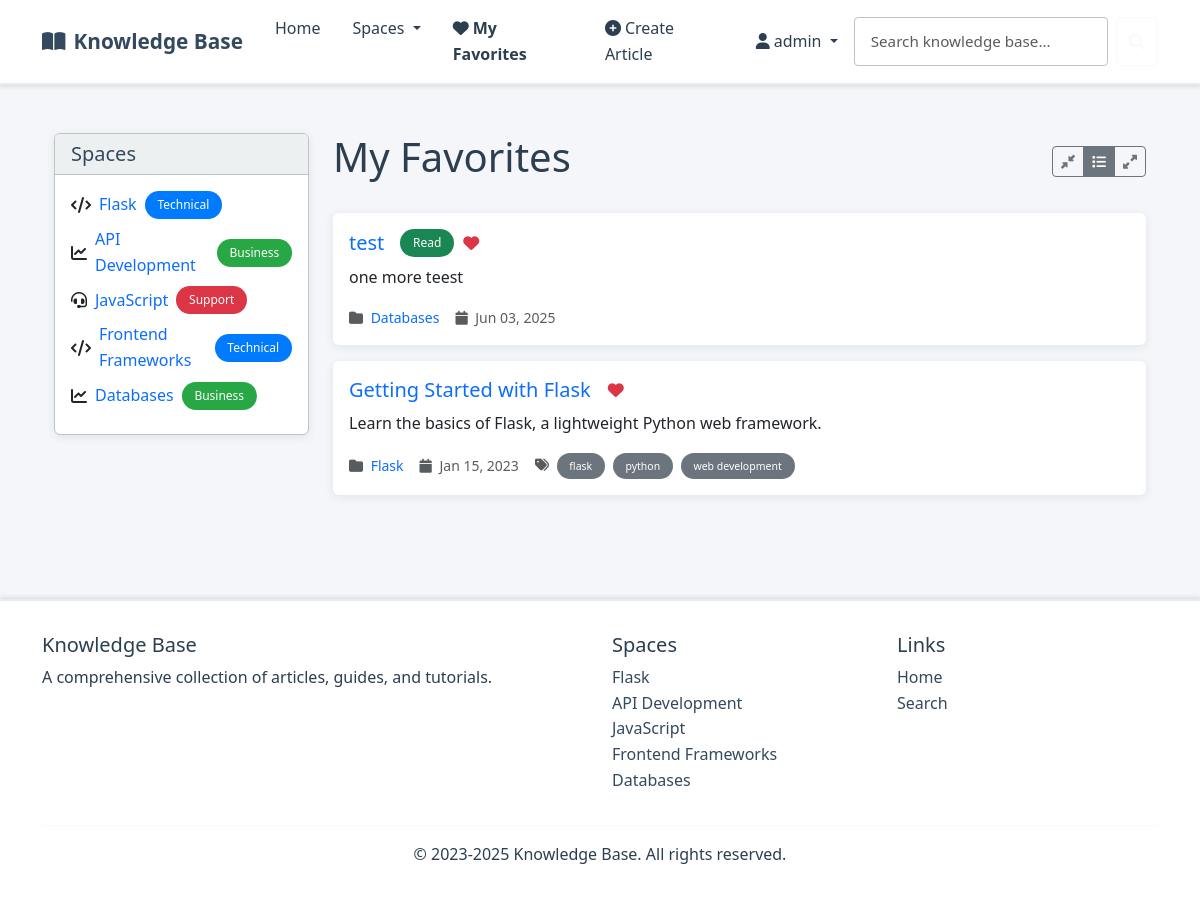
The app's page /my-favorites/ (signed in) with its own data.
### kb/models.py (models this page shows, shortened)
class Space(models.Model):
    ICON_CHOICES = [
        ('fas fa-folder', 'Folder'),
        ('fas fa-book', 'Book'),
        ('fas fa-lightbulb', 'Lightbulb'),
        ('fas fa-cog', 'Settings'),
        ('fas fa-rocket', 'Rocket'),
        ('fas fa-star', 'Star'),
        ('fas fa-heart', 'Heart'),
        ('fas fa-trophy', 'Trophy'),
        ('fas fa-graduation-cap', 'Education'),
        ('fas fa-code', 'Code'),
        ('fas fa-database', 'Database'),
        ('fas fa-shield-alt', 'Security'),
        ('fas fa-users', 'Team'),
        ('fas fa-chart-line', 'Analytics'),
        ('fas fa-puzzle-piece', 'Puzzle'),
        ('fas fa-tools', 'Tools'),
        ('fas fa-globe', 'Global'),
        ('fas fa-mobile-alt', 'Mobile'),
        ('fas fa-cloud', 'Cloud'),
        ('fas fa-fire', 'Fire'),
    ]
    name = models.CharField(max_length=100)
    description = models.TextField()
    label = models.ForeignKey(Label, on_delete=models.SET_NULL, null=True, blank=True, related_name='spaces')
    icon = models.CharField(max_length=50, choices=ICON_CHOICES, default='fas fa-folder')
    class Meta:
        verbose_name_plural = "Spaces"

class Label(models.Model):
    COLOR_CHOICES = [
        ('#007bff', 'Blue'),
        ('#28a745', 'Green'),
        ('#dc3545', 'Red'),
        ('#ffc107', 'Yellow'),
        ('#6f42c1', 'Purple'),
        ('#fd7e14', 'Orange'),
        ('#20c997', 'Teal'),
        ('#e83e8c', 'Pink'),
        ('#6c757d', 'Gray'),
        ('#17a2b8', 'Cyan'),
    ]
    name = models.CharField(max_length=50)
    color = models.CharField(max_length=7, choices=COLOR_CHOICES, default='#007bff')
    class Meta:
        verbose_name_plural = "Labels"

class Article(models.Model):
    title = models.CharField(max_length=200)
    summary = models.TextField()
    space = models.ForeignKey(Space, on_delete=models.CASCADE, related_name='articles')
    author = models.ForeignKey(User, on_delete=models.CASCADE, related_name='articles', null=True, blank=True)
    tags = models.JSONField(default=list)
    created_at = models.DateField(default=timezone.now)
    updated_at = models.DateField(default=timezone.now)
    def is_read_by_user(self, user):
        if not user.is_authenticated:
            return False
        return self.read_status.filter(user=user).exists()

### kb/views.py (the view)
# urls.py: path('my-favorites/', views.my_favorites, name='my_favorites'),
@login_required
def my_favorites(request):
    favorites = ArticleFavorite.objects.filter(user=request.user).select_related('article', 'article__space')
    articles = [favorite.article for favorite in favorites]
    for article in articles:
        article.is_favorited = True  # All articles in this view are favorited
        if request.user.is_authenticated:
            article.is_read = article.is_read_by_user(request.user)
    context = {
        'articles': articles,
        'title': 'My Favorites',
        'spaces': Space.objects.all(),
        'labels': Label.objects.all(),
    }
    return render(request, 'my_favorites.html', context)

### kb/context_processors.py (called while the page is built)
def categories_processor(request):
    return {
        'spaces': Space.objects.all()
    }

### templates/my_favorites.html (shortened to what this page needs)
{% extends 'layout.html' %}
{% block content %}
<div class="container mt-4">
    <div class="row">
        <div class="col-lg-3">
            <div class="card">
                <div class="card-header">
                    <h5 class="mb-0">Spaces</h5>
                </div>
                <div class="card-body">
                    {% for space in spaces %}
                    <div class="d-flex align-items-center mb-2">
                        {% if space.icon %}
                        <i class="{{ space.icon }} me-2"></i>
                        {% endif %}
                        <a href="{% url 'space_detail' space.id %}" class="text-decoration-none">
                            {{ space.name }}
                        </a>
                        {% if space.label %}
                        <span class="badge ms-2" style="background-color: {{ space.label.color }};">
                            {{ space.label.name }}
                        </span>
                        {% endif %}
                    </div>
                    {% endfor %}
                </div>
            </div>
        </div>
        <div class="col-lg-9">
            <div class="d-flex justify-content-between align-items-center mb-4">
                <h1>My Favorites</h1>
                <div class="d-flex gap-2 align-items-center">
                    <div class="btn-group" role="group" aria-label="View density">
                        <label class="btn btn-outline-secondary btn-sm" for="compact" title="Compact view">
                            <i class="fas fa-compress-alt"></i>
                        </label>
                        <label class="btn btn-outline-secondary btn-sm" for="comfortable" title="Comfortable view">
                            <i class="fas fa-list"></i>
                        </label>
                        <label class="btn btn-outline-secondary btn-sm" for="spacious" title="Spacious view">
                            <i class="fas fa-expand-alt"></i>
                        </label>
                    </div>
                </div>
            </div>
            {% if articles %}
            <div id="articles-container">
                {% for article in articles %}
                <div class="card mb-3 article-card" data-space="{{ article.space.id }}">
                    <div class="card-body">
                        <div class="d-flex justify-content-between align-items-start">
                            <div class="flex-grow-1">
                                <div class="d-flex align-items-center mb-2">
                                    <h5 class="card-title mb-0 me-3">
                                        <a href="{% url 'article_detail' article.id %}" class="text-decoration-none">
                                            {{ article.title }}
                                        </a>
                                    </h5>
                                    {% if user.is_authenticated and article.is_read %}
                                    <span class="badge bg-success me-2">Read</span>
                                    {% endif %}
                                    {% if user.is_authenticated %}
                                    <button class="btn btn-link p-0 favorite-btn"
                                            data-article-id="{{ article.id }}"
                                            data-favorited="true"
                                            title="Remove from favorites">
                                        <i class="fas fa-heart text-danger"></i>
                                    </button>
                                    {% endif %}
                                </div>
                                <p class="card-text article-summary">{{ article.summary }}</p>
                                <div class="d-flex align-items-center text-muted small article-meta">
                                    <span class="me-3">
                                        <i class="fas fa-folder me-1"></i>
                                        <a href="{% url 'space_detail' article.space.id %}" class="text-decoration-none">
                                            {{ article.space.name }}
                                        </a>
                                    </span>
                                    <span class="me-3">
                                        <i class="fas fa-calendar me-1"></i>
                                        {{ article.created_at|date:"M d, Y" }}
                                    </span>
                                    {% if article.tags %}
                                    <span>
                                        <i class="fas fa-tags me-1"></i>
                                        {% for tag in article.tags %}
                                            <span class="badge bg-secondary me-1">{{ tag }}</span>
                                        {% endfor %}
                                    </span>
                                    {% endif %}
                                </div>
                            </div>
                        </div>
                    </div>
                </div>
                {% endfor %}
            </div>
            {% endif %}
        </div>
    </div>
</div>
{% endblock %}

### templates/layout.html (shortened to what this page needs)
{% load static %}
<!DOCTYPE html>
<html lang="en">
<head>
    <link href="https://cdn.jsdelivr.net/npm/bootstrap@5.3.0/dist/css/bootstrap.min.css" rel="stylesheet">
    <link rel="stylesheet" href="https://cdnjs.cloudflare.com/ajax/libs/font-awesome/6.4.0/css/all.min.css">
    <link rel="stylesheet" href="https://cdnjs.cloudflare.com/ajax/libs/highlight.js/11.7.0/styles/github-dark.min.css">
    <link rel="stylesheet" href="{% static 'css/custom.css' %}">
</head>
<body>
    <nav class="navbar navbar-expand-lg" style="background-color: #ffffff; border-bottom: 2px solid #e9ecef; box-shadow: 0 2px 4px rgba(0,0,0,0.1);">
        <div class="container">
            <a class="navbar-brand" href="{% url 'index' %}">
                <i class="fas fa-book-open me-2"></i>Knowledge Base
            </a>
            <div class="collapse navbar-collapse" id="navbarMain">
                <ul class="navbar-nav me-auto">
                    <li class="nav-item">
                        <a class="nav-link {% if request.path == '/' %}active{% endif %}" href="{% url 'index' %}">Home</a>
                    </li>
                    <li class="nav-item dropdown">
                        <a class="nav-link dropdown-toggle" href="#" id="spacesDropdown" role="button" data-bs-toggle="dropdown" aria-expanded="false">
                            Spaces
                        </a>
                    </li>
                    {% if user.is_authenticated %}
                    <li class="nav-item">
                        <a class="nav-link {% if request.path == '/my-favorites/' %}active{% endif %}" href="{% url 'my_favorites' %}">
                            <i class="fas fa-heart me-1"></i>My Favorites
                        </a>
                    </li>
                    <li class="nav-item">
                        <a class="nav-link {% if request.path == '/article/create/' %}active{% endif %}" href="{% url 'create_article' %}">
                            <i class="fas fa-plus-circle me-1"></i>Create Article
                        </a>
                    </li>
                    {% endif %}
                </ul>
                <ul class="navbar-nav ms-auto">
                    {% if user.is_authenticated %}
                    <li class="nav-item dropdown">
                        <a class="nav-link dropdown-toggle" href="#" id="userDropdown" role="button" data-bs-toggle="dropdown" aria-expanded="false">
                            <i class="fas fa-user me-1"></i>{{ user.username }}
                        </a>
                    </li>
                    {% endif %}
                </ul>
                <div class="d-flex position-relative">
                    <form id="searchForm" class="d-flex" action="{% url 'search' %}" method="get">
                        <input id="searchInput" class="form-control me-2" type="search" placeholder="Search knowledge base..." aria-label="Search" name="q">
                        <button class="btn btn-outline-light" type="submit">
                            <i class="fas fa-search"></i>
                        </button>
                    </form>
                </div>
            </div>
        </div>
    </nav>
    <main class="container py-4">
        {% block content %}{% endblock %}
    </main>
    <footer class="footer">
        <div class="container">
            <div class="row">
                <div class="col-md-6">
                    <h5>Knowledge Base</h5>
                    <p>A comprehensive collection of articles, guides, and tutorials.</p>
                </div>
                <div class="col-md-3">
                    <h5>Spaces</h5>
                    <ul class="list-unstyled">
                        {% for space in spaces %}
                        <li><a href="{% url 'space_detail' space_id=space.id %}" class="text-decoration-none" style="color: var(--primary-corporate);">{{ space.name }}</a></li>
                        {% endfor %}
                    </ul>
                </div>
                <div class="col-md-3">
                    <h5>Links</h5>
                    <ul class="list-unstyled">
                        <li><a href="{% url 'index' %}" class="text-decoration-none" style="color: var(--primary-corporate);">Home</a></li>
                        <li><a href="{% url 'search' %}" class="text-decoration-none" style="color: var(--primary-corporate);">Search</a></li>
                    </ul>
                </div>
            </div>
            <hr style="border-color: #e9ecef;">
            <div class="text-center">
                <p>&copy; 2023-2025 Knowledge Base. All rights reserved.</p>
            </div>
        </div>
    </footer>
</body>
</html>

### static/css/custom.css (style rules this page uses)
:root { --primary-corporate: #34495e; --secondary-corporate: #2c3e50; --accent-corporate: #3498db; --success-corporate: #27ae60; --warning-corporate: #f39c12; --danger-corporate: #e74c3c; --light-corporate: #ecf0f1; --dark-corporate: #2c3e50; --background-corporate: #f4f6f9; --text-corporate: #2c3e50; --border-corporate: #bdc3c7; --shadow-corporate: rgba(52, 73, 94, 0.1); }
body { background-color: var(--background-corporate); color: var(--text-corporate); font-family: 'Segoe UI', Tahoma, Geneva, Verdana, sans-serif; line-height: 1.6; }
.navbar-brand { color: var(--primary-corporate) !important; font-weight: 600; font-size: 1.3rem; }
.navbar-nav .nav-link { color: var(--text-corporate) !important; font-weight: 500; padding: 0.5rem 1rem !important; transition: all 0.3s ease; border-radius: 4px; }
.card { background-color: #ffffff; border: 1px solid var(--border-corporate); border-radius: 6px; box-shadow: 0 2px 8px var(--shadow-corporate); transition: all 0.3s ease; }
.card-header { background-color: var(--light-corporate); border-bottom: 1px solid var(--border-corporate); font-weight: 600; color: var(--primary-corporate); }
.form-control { border: 1px solid var(--border-corporate); border-radius: 4px; padding: 0.75rem 1rem; font-size: 0.95rem; }
.badge { background-color: var(--primary-corporate); color: #ffffff; font-weight: 500; padding: 0.5rem 0.8rem; border-radius: 15px; }
.article-card { height: 100%; transition: transform 0.2s ease; border: 1px solid var(--article-border-color); }
.footer { margin-top: 4rem; padding: 2rem 0; border-top: 1px solid var(--bs-border-color); }
.nav-link.active { font-weight: 600; }
.footer { margin-top: 4rem; padding: 2rem 0; background-color: #ffffff; color: var(--text-corporate); border-top: 2px solid #e9ecef; box-shadow: 0 -2px 4px rgba(0,0,0,0.1); }

### records on screen
Space: name "Flask", label.name "Technical"
Space: name "API Development", label.name "Business"
Space: name "JavaScript", label.name "Support"
Space: name "Frontend Frameworks", label.name "Technical"
Space: name "Databases", label.name "Business"
Article: title "test", shows "Read", summary "one more teest", space.name "Databases", created_at "Jun 03, 2025"
Article: title "Getting Started with Flask", summary "Learn the basics of Flask, a lightweight Python web framework.", space.name "Flask", created_at "Jan 15, 2023", tags "flask" "python" "web development"

### other values on screen
{{ user.username }} "admin"
